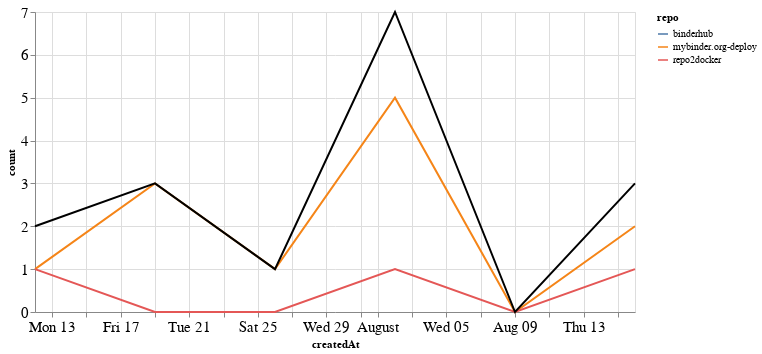

Here is the notebook cell this chart was saved with:
### Markdown cell above
## PRs

### Code cell
prs_time = prs.groupby('repo').resample('W', on='createdAt').count()['author'].reset_index()
prs_time = prs_time.rename(columns={'author': 'count'})
prs_time_total = prs_time.groupby('createdAt').agg({"count": "sum"}).reset_index()

ch1 = alt.Chart(prs_time, width=600).mark_line().encode(
    x='createdAt',
    y='count',
    color='repo',
    tooltip="repo"
)

ch2 = alt.Chart(prs_time_total, width=600).mark_line(color="black").encode(
    x='createdAt',
    y='count',
)

ch1 + ch2

### Figure 1 — Vega-Lite specification as saved in the notebook (floating-point values rounded to 4 significant figures)
{"config": {"axisLeft": {"labelFontSize": 15}, "axisBottom": {"labelFontSize": 15}}, "layer": [{"data": {"name": "data-404480fef8d36ffb34f873fb309d5463"}, "mark": "line", "encoding": {"color": {"type": "nominal", "field": "repo"}, "tooltip": {"type": "nominal", "field": "repo"}, "x": {"type": "temporal", "field": "createdAt"}, "y": {"type": "quantitative", "field": "count"}}, "width": 600}, {"data": {"name": "data-a313b4d304559d1cb9654ef5ed28d49e"}, "mark": {"type": "line", "color": "black"}, "encoding": {"x": {"type": "temporal", "field": "createdAt"}, "y": {"type": "quantitative", "field": "count"}}, "width": 600}], "$schema": "https://vega.github.io/schema/vega-lite/v4.8.1.json", "datasets": {"data-404480fef8d36ffb34f873fb309d5463": [{"repo": "binderhub", "createdAt": "2020-08-02T00:00:00", "count": 1}, {"repo": "mybinder.org-deploy", "createdAt": "2020-07-12T00:00:00", "count": 1}, {"repo": "mybinder.org-deploy", "createdAt": "2020-07-19T00:00:00", "count": 3}, {"repo": "mybinder.org-deploy", "createdAt": "2020-07-26T00:00:00", "count": 1}, {"repo": "mybinder.org-deploy", "createdAt": "2020-08-02T00:00:00", "count": 5}, {"repo": "mybinder.org-deploy", "createdAt": "2020-08-09T00:00:00", "count": 0}, {"repo": "mybinder.org-deploy", "createdAt": "2020-08-16T00:00:00", "count": 2}, {"repo": "repo2docker", "createdAt": "2020-07-12T00:00:00", "count": 1}, {"repo": "repo2docker", "createdAt": "2020-07-19T00:00:00", "count": 0}, {"repo": "repo2docker", "createdAt": "2020-07-26T00:00:00", "count": 0}, {"repo": "repo2docker", "createdAt": "2020-08-02T00:00:00", "count": 1}, {"repo": "repo2docker", "createdAt": "2020-08-09T00:00:00", "count": 0}, {"repo": "repo2docker", "createdAt": "2020-08-16T00:00:00", "count": 1}], "data-a313b4d304559d1cb9654ef5ed28d49e": [{"createdAt": "2020-07-12T00:00:00", "count": 2}, {"createdAt": "2020-07-19T00:00:00", "count": 3}, {"createdAt": "2020-07-26T00:00:00", "count": 1}, {"createdAt": "2020-08-02T00:00:00", "count": 7}, {"createdAt": "2020-08-09T00:00:00", "count": 0}, {"createdAt": "2020-08-16T00:00:00", "count": 3}]}}
